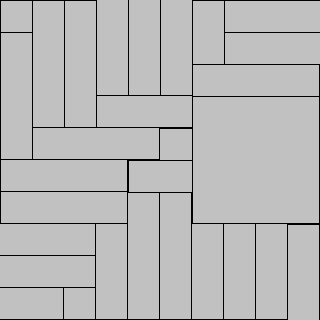

A level layout from a 2D game, rendered from its tile map. Below: a short description, then the map file with tile-grid data replaced by summaries:
An orthogonal 10x10 tile map with 32x32 px tiles, 1 tile layer (Tile Layer 1), 3 tilesets.

<map version="1.0" orientation="orthogonal" width="10" height="10" tilewidth="32" tileheight="32">
 <tileset firstgid="1" name="grass" tilewidth="32" tileheight="32">
  <image source="grass.png" width="128" height="128" />
 </tileset>
 <tileset firstgid="17" name="rocks" tilewidth="32" tileheight="32">
  <image source="rocks.png" width="128" height="128" />
 </tileset>
 <tileset firstgid="33" name="grass1" tilewidth="32" tileheight="32">
  <image source="grass1.png" width="128" height="128" />
 </tileset>
 <layer name="Tile Layer 1" width="10" height="10" opacity="0.76">
  <data>[100 cells, 100 non-empty, 16 distinct tile ids]</data>
 </layer>
</map>
